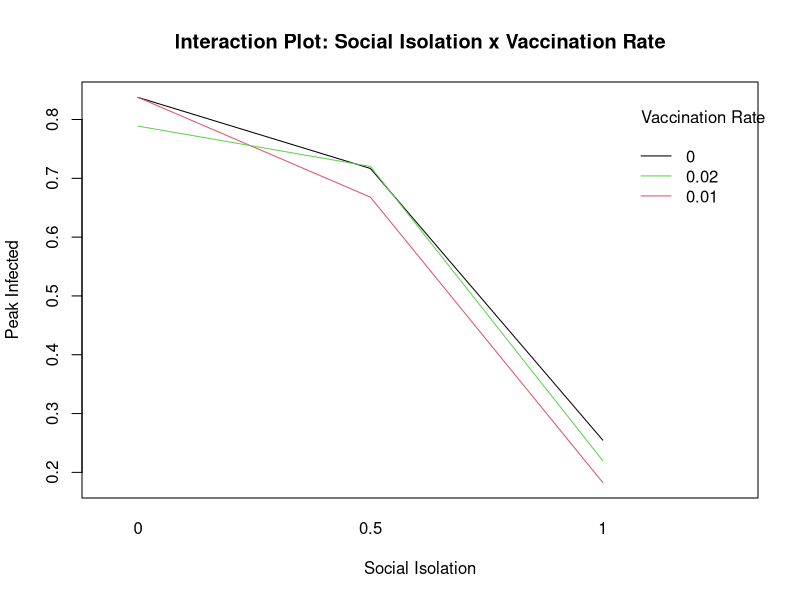
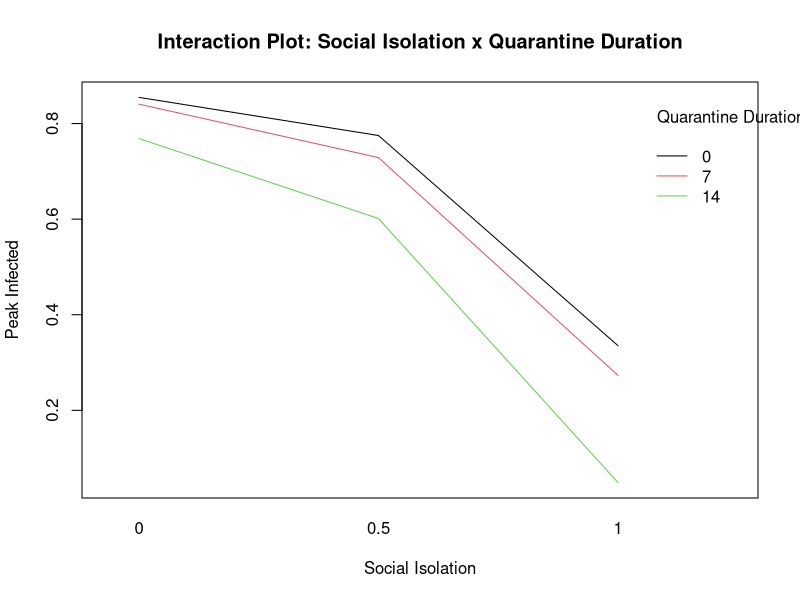
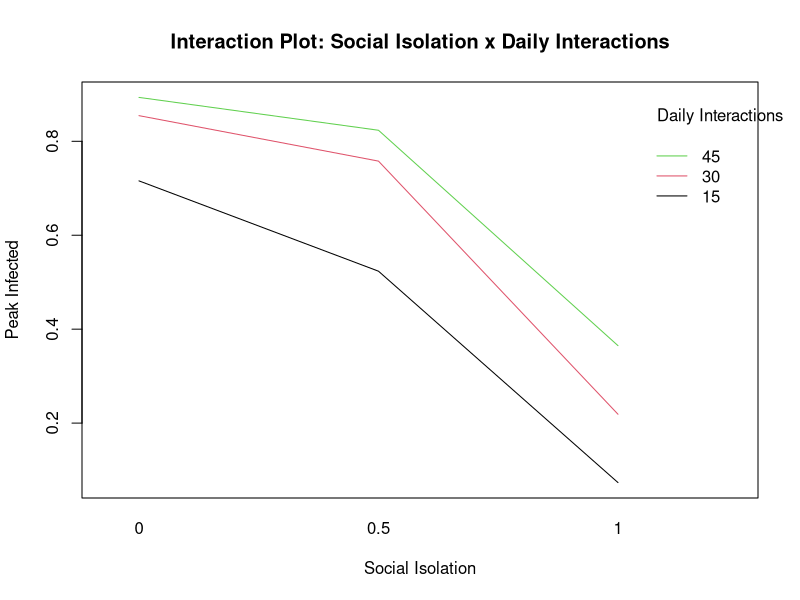
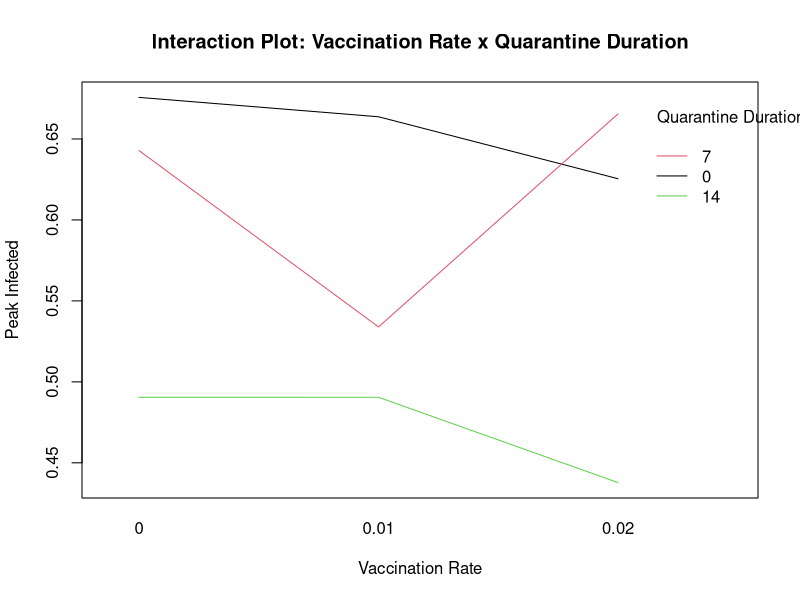
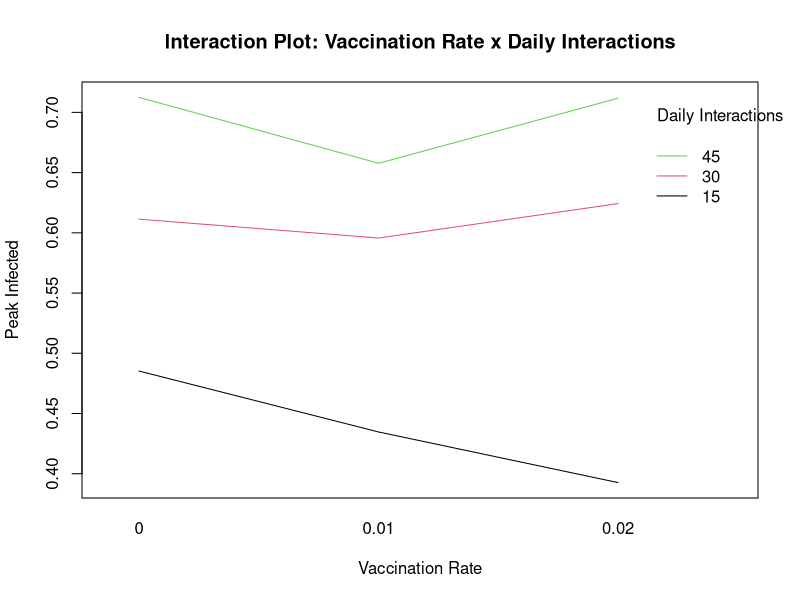
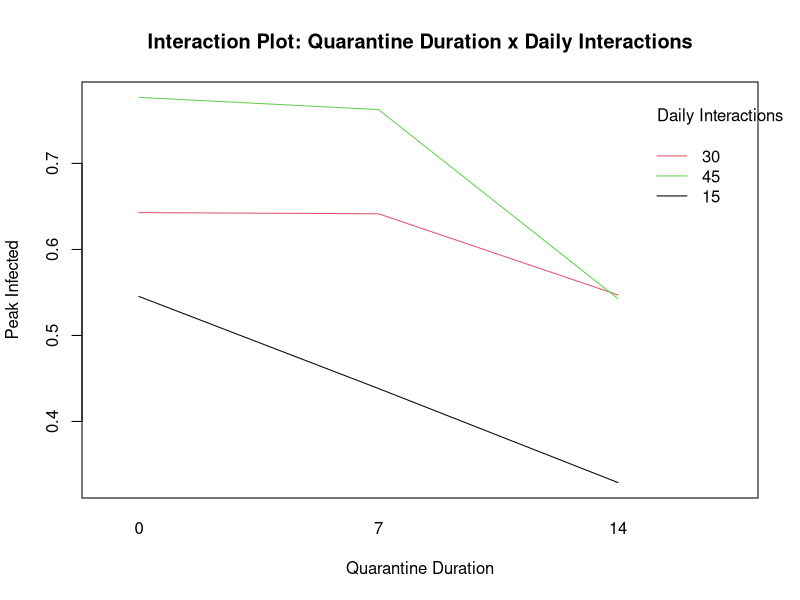

Write the R code that produced these figures, in order. (Note: this script raises an error after producing the figures.)
## ---- chunk 1
knitr::opts_chunk$set(warning = FALSE, message = FALSE, error = TRUE)
library(ggplot2)
library(car)
library(MASS)
library(dplyr)
## ---- chunk 2
data <- read.csv("pandemic_data.csv")
head(data)
summary(data)
# peak.inf is i+q

# TODO need to consider the aliasing structure so that we know what tertiary effects cannot actually be estimated here and mention this in report

# TODO I wonder if our levels for vaccination rate are high enough

# TODO Treatment contrasts?

# Anova
anova_model <- aov(peak.inf ~ soc.iso * rate.vac * 
                quar.dur * num.daily, data = data)
summary(anova_model)

# Interaction plots
interaction.plot(
  x.factor = data$soc.iso,
  trace.factor = data$rate.vac,
  response = data$peak.inf,
  col = 1:4,
  lty = 1,
  main = "Interaction Plot: Social Isolation x Vaccination Rate",
  xlab = "Social Isolation",
  ylab = "Peak Infected",
  trace.label = "Vaccination Rate"
)

interaction.plot(
  x.factor = data$soc.iso,
  trace.factor = data$quar.dur,
  response = data$peak.inf,
  col = 1:4,
  lty = 1,
  main = "Interaction Plot: Social Isolation x Quarantine Duration",
  xlab = "Social Isolation",
  ylab = "Peak Infected",
  trace.label = "Quarantine Duration"
)

interaction.plot(
  x.factor = data$soc.iso,
  trace.factor = data$num.daily,
  response = data$peak.inf,
  col = 1:4,
  lty = 1,
  main = "Interaction Plot: Social Isolation x Daily Interactions",
  xlab = "Social Isolation",
  ylab = "Peak Infected",
  trace.label = "Daily Interactions"
)

interaction.plot(
  x.factor = data$rate.vac,
  trace.factor = data$quar.dur,
  response = data$peak.inf,
  col = 1:4,
  lty = 1,
  main = "Interaction Plot: Vaccination Rate x Quarantine Duration",
  xlab = "Vaccination Rate",
  ylab = "Peak Infected",
  trace.label = "Quarantine Duration"
)

interaction.plot(
  x.factor = data$rate.vac,
  trace.factor = data$num.daily,
  response = data$peak.inf,
  col = 1:4,
  lty = 1,
  main = "Interaction Plot: Vaccination Rate x Daily Interactions",
  xlab = "Vaccination Rate",
  ylab = "Peak Infected",
  trace.label = "Daily Interactions"
)

interaction.plot(
  x.factor = data$quar.dur,
  trace.factor = data$num.daily,
  response = data$peak.inf,
  col = 1:4,
  lty = 1,
  main = "Interaction Plot: Quarantine Duration x Daily Interactions",
  xlab = "Quarantine Duration",
  ylab = "Peak Infected",
  trace.label = "Daily Interactions"
)




# Regression and Box-Cox
lm_model <- lm(peak.inf ~ soc.iso * rate.vac * 
                quar.dur * num.daily, data = data)
summary(lm_model)

# Box-Cox Transformation
boxcox_result <- boxcox(lm_model, lambda = seq(-2, 2, by = 0.1))
optimal_lambda <- boxcox_result$x[which.max(boxcox_result$y)]
optimal_lambda # no transformation





# Residual plots
residuals_plot <- ggplot(data.frame(fitted = lm_model$fitted.values, 
                                    residuals = lm_model$residuals), 
                         aes(x = fitted, y = residuals)) +
  geom_point() +
  geom_hline(yintercept = 0, linetype = "dashed") +
  labs(title = "Residuals vs Fitted Values", x = "Fitted Values", y = "Residuals")
print(residuals_plot)

qqnorm(resid(lm_model))





# Bunch of other plots
ggplot(data, aes(x = as.factor(soc.iso), y = peak.inf)) +
  geom_boxplot() +
  labs(title = "Effect of Social Isolation on Peak Infected", 
       x = "Social Isolation Level", y = "Peak Infected")

ggplot(data, aes(x = as.factor(rate.vac), y = peak.inf)) +
  geom_boxplot() +
  labs(title = "Effect of Vaccination Rate on Peak Infected", 
       x = "Vaccination Rate", y = "Peak Infected")

ggplot(data, aes(x = as.factor(quar.dur), y = peak.inf)) +
  geom_boxplot() +
  labs(title = "Effect of Quarantine Duration on Peak Infected",
    x = "Quarantine Duration (Days)", y = "Peak Infected")

ggplot(data, aes(x = as.factor(num.daily), y = peak.inf)) +
  geom_boxplot() +
  labs(title = "Effect of Daily Interactions on Peak Infected",
    x = "Daily Interactions", y = "Peak Infected")

pairs(data[, c("peak.inf", "soc.iso", "rate.vac", 
               "quar.dur", "num.daily")], 
      main = "Scatterplot Matrix") #not useful

ggplot(data, aes(x = peak.inf)) +
  geom_histogram(bins = 30) +
  labs(title = "Distribution of Peak Infected", x = "Peak Infected", y = "Count")

ggplot(data, aes(x = peak.inf, fill = as.factor(soc.iso))) +
  geom_density(alpha = 0.5) +
  labs(title = "Density Plot of Peak Infected by Social Isolation", 
       x = "Peak Infected", fill = "Social Isolation Level")

ggplot(data, aes(x = peak.inf, fill = as.factor(rate.vac))) +
  geom_density(alpha = 0.5) +
  labs(title = "Density Plot of Peak Infected by Vaccination Rate", 
       x = "Peak Infected", fill = "Vaccination Rate")

ggplot(data, aes(x = peak.inf, fill = as.factor(quar.dur))) +
  geom_density(alpha = 0.5) +
  labs(title = "Density Plot of Peak Infected by Quarantine Duration (Days)", 
       x = "Peak Infected", fill = "Quarantine Duration (Days)")

ggplot(data, aes(x = peak.inf, fill = as.factor(num.daily))) +
  geom_density(alpha = 0.5) +
  labs(title = "Density Plot of Peak Infected by Daily Interactions", 
       x = "Peak Infected", fill = "Daily Interactions")



